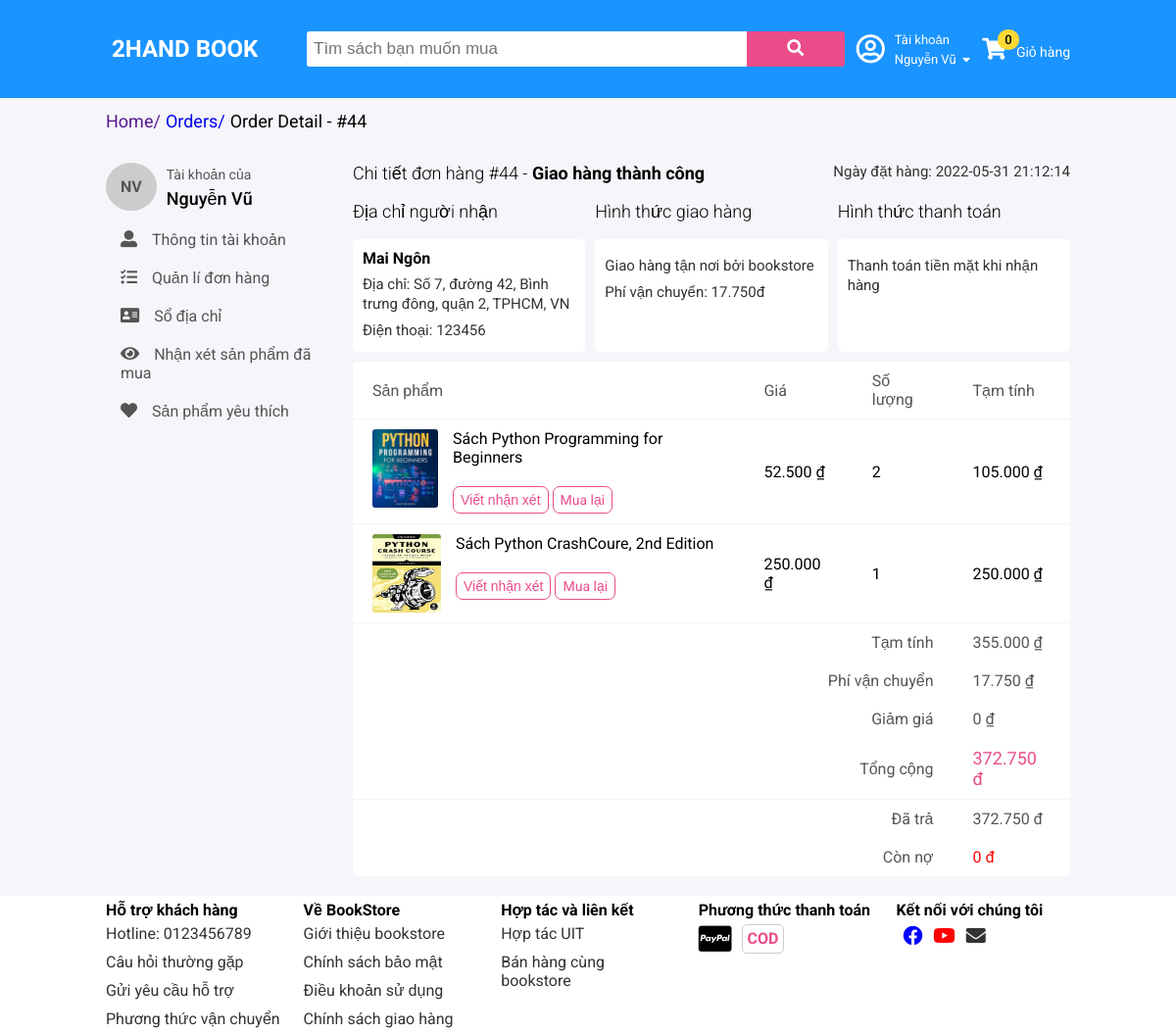
The page /account/order/44 (signed in) on the database its author committed.
### tables this page shows
CREATE TABLE `book_order` (
  `order_id` int(11) NOT NULL,
  `customer_id` int(11) NOT NULL,
  `line1` varchar(128) DEFAULT NULL,
  `line2` varchar(128) DEFAULT NULL,
  `first_name` varchar(45) DEFAULT NULL,
  `last_name` varchar(45) DEFAULT NULL,
  `phone` varchar(45) DEFAULT NULL,
  `city` varchar(45) DEFAULT NULL,
  `country` varchar(45) DEFAULT NULL,
  `paid` float DEFAULT 0,
  `debt` float DEFAULT 0,
  `payment_date` date DEFAULT NULL,
  `zipcode` varchar(10) DEFAULT NULL,
  `payment_method` varchar(20) DEFAULT NULL,
  `total` float DEFAULT NULL,
  `status` varchar(25) DEFAULT NULL,
  `shipping_fee` float DEFAULT NULL,
  `discount` float DEFAULT NULL,
  `subtotal` float DEFAULT NULL,
  `order_date` datetime DEFAULT current_timestamp()
);

CREATE TABLE `customer` (
  `customer_id` int(11) NOT NULL,
  `email` varchar(45) DEFAULT NULL,
  `first_name` varchar(45) DEFAULT NULL,
  `last_name` varchar(45) DEFAULT NULL,
  `password` varchar(100) DEFAULT NULL,
  `birthday` date DEFAULT NULL,
  `loan` float DEFAULT NULL,
  `gender` varchar(10) DEFAULT NULL,
  `phone` varchar(45) DEFAULT NULL,
  `nickname` varchar(50) DEFAULT NULL,
  `register_date` datetime DEFAULT current_timestamp()
);

CREATE TABLE `order_detail` (
  `order_id` int(11) NOT NULL,
  `book_id` int(11) NOT NULL,
  `quantity` int(11) DEFAULT NULL,
  `subtotal` float DEFAULT NULL
);

CREATE TABLE `book` (
  `book_id` int(11) NOT NULL,
  `category_id` int(11) NOT NULL,
  `description` text DEFAULT NULL,
  `main_image` varchar(255) DEFAULT NULL,
  `price` float DEFAULT NULL,
  `title` varchar(50) NOT NULL,
  `author` varchar(50) DEFAULT NULL,
  `create_date` datetime DEFAULT current_timestamp(),
  `publish_date` date DEFAULT NULL,
  `publisher` varchar(45) DEFAULT NULL,
  `page` int(11) DEFAULT NULL,
  `height` float DEFAULT NULL,
  `width` float DEFAULT NULL,
  `inch` float DEFAULT NULL,
  `current_quantity` int(11) NOT NULL,
  `enable` tinyint(4) DEFAULT NULL
);

### controllers/BaseController.php (called while the page is built, shortened)
<?php
class BaseController {
    protected function view($path, array $data = []) {
        $path = self::BASE_FOLDER_VIEW . '/' . str_replace('.', '/', $path) . '.php';
        return include($path);
    }
}

### controllers/AccountController.php (called while the page is built, shortened)
<?php
class AccountController extends BaseController {
    private $orderModel;
    private $info;
    public function __construct() {
        $this->customerModel = new CustomerModel();
        $this->orderModel = new OrderModel();
        $this->info = $this->customerModel->getById($_SESSION['customer']['customer_id']);
    }
    public function orderDetail() {
        $orderId = $_GET['order-id'];
        $order = $this->orderModel->findById($orderId);
        $orderDetails = $this->orderModel->getAllOrderDetailByOrderId($orderId);
        return $this->view('frontend.accounts.order-detail', ['order' => $order, 'orderDetails' => $orderDetails, 'info' => $this->info]);
    }
}

### index.php (called while the page is built, shortened)
<?php
include './core/Database.php';
include './models/BaseModel.php';
include './controllers/BaseController.php';
$actionName = $_REQUEST['action'] ?? 'index';
$controllerObject = new $controllerName;
$controllerObject->$actionName();

### core/Database.php (called while the page is built, shortened)
<?php
class Database {
    public function connect() {
        $host = self::HOST;
        $username = self::USERNAME;
        $password = self::PASSWORD;
        $dbname = self::DB_NAME;
        try {
            $connect = new PDO("mysql:host=$host;dbname=$dbname", $username, $password);
            $connect->setAttribute(PDO::ATTR_ERRMODE, PDO::ERRMODE_EXCEPTION);
            $connect->setAttribute(PDO::ATTR_DEFAULT_FETCH_MODE, PDO::FETCH_ASSOC);
            return $connect;
        } catch (PDOException $e) {
            echo "Connection failed: " . $e->getMessage();
        }
    }
}

### models/BaseModel.php (called while the page is built, shortened)
<?php
class BaseModel extends Database {
    protected $db;
    public function __construct() {
        $this->db = $this->connect();
    }
    public function find($table, $id) {
        $sql = "select * from $table where ${table}_id = :id limit 1";
        $stmt = $this->db->prepare($sql);
        $stmt->execute(['id' => $id]);
        return $stmt->fetch();
    }
}

### models/OrderModel.php (called while the page is built, shortened)
<?php
class OrderModel extends BaseModel {
    public function findById($orderId) {
        $sql = "select * from book_order where order_id = :order_id limit 1";
        $stmt = $this->db->prepare($sql);
        $stmt->execute(['order_id' => $orderId]);
        return $stmt->fetch();
    }
    public function getAllOrderDetailByOrderId($orderId) {
        $sql = "select * from order_detail o join book b on o.book_id = b.book_id where order_id = :order_id";
        $stmt = $this->db->prepare($sql);
        $stmt->execute(['order_id' => $orderId]);
        $orderDetails = [];
        while ($row = $stmt->fetch()) {
            $orderDetails[] = $row;
        }
        return $orderDetails;
    }
}

### models/CustomerModel.php (called while the page is built, shortened)
<?php
class CustomerModel extends BaseModel {
    public function getById($customerId) {
        return $this->find(self::TABLE, $customerId);
    }
}

### views/frontend/accounts/order-detail.php (the view, shortened to what this page needs)
<div class="grid wide">
    <div class="row">
        <div class="col l-12">
            <div class="breadcrumb">
                <ul>
                    <li class="breadcrumb-item"><a href="">Home/</a></li>
                    <li class="breadcrumb-item"><a href="account/order">Orders/</a></li>
                    <li class="breadcrumb-item">Order Detail - #<?php echo $order['order_id'] ?></li>
                </ul>
            </div>
        </div>
    </div>
    <div class="row account-container">
        <div class="col l-3">
            <?php $this->view('frontend.accounts.sidebar', ['info' => $info]) ?>
        </div>
        <div class="col l-9">
            <div class="order-detail">
                <div class="detail-head">
                    <p class="detail-title">Chi tiết đơn hàng #<?php echo $order['order_id'] ?> - <strong class="detail-status"><?php echo $order['status'] ?></strong></p>
                    <span class="order-date">Ngày đặt hàng: <?php echo $order['order_date'] ?></span>
                </div>
                <div class="detail-info">
                    <div class="row sm-gutter">
                        <div class="col l-4">
                            <p class="detail-title">Địa chỉ người nhận</p>
                            <div class="detail-group">
                                <h4><?php echo ucfirst($order['first_name']) . ' ' . ucfirst($order['last_name']) ?></h4>
                                <p>Địa chỉ: <?php echo $order['line1'] . ', ' . $order['line2'] . ', ' . $order['city'] . ', ' . $order['country'] ?></p>
                                <p>Điện thoại: <?php echo $order['phone'] ?></p>
                            </div>
                        </div>
                        <div class="col l-4">
                            <p class="detail-title">Hình thức giao hàng</p>
                            <div class="detail-group">
                                <p>Giao hàng tận nơi bởi bookstore</p>
                                <p>Phí vận chuyển: <?php echo number_format($order['shipping_fee'], 0, '.', '.') ?>đ</p>
                            </div>
                        </div>
                        <div class="col l-4">
                            <p class="detail-title">Hình thức thanh toán</p>
                            <div class="detail-group">
                                <?php
                                if ($order['payment_method'] == 'COD') {
                                    echo '<p>Thanh toán tiền mặt khi nhận hàng</p>';
                                } else {
                                    echo '<p>Đã thanh toán qua ví điện tử Paypal</p>';
                                }
                                ?>
                            </div>
                        </div>
                    </div>
                </div>
                <div class="detail-body">
                    <table class="order-table">
                        <thead>
                            <tr>
                                <th>Sản phẩm</th>
                                <th>Giá</th>
                                <th>Số lượng</th>
                                <th>Tạm tính</th>
                            </tr>
                        </thead>
                        <tbody>
                            <?php foreach ($orderDetails as $orderDetail) : ?>
                                <tr>
                                    <td class="detail-img"><img src="./public/admin/uploads/<?php echo explode(',', $orderDetail['main_image'])[0] ?>" alt="">
                                        <div class="detail-action">
                                            <p>Sách <?php echo $orderDetail['title'] ?></p>
                                            <?php if ($order['status'] == 'Giao hàng thành công') : ?>
                                                <button class="btn-account-action btn-review" book-id="<?php echo $orderDetail['book_id'] ?>">Viết nhận xét</button>
                                                <a href="book/detail/<?php echo $orderDetail['book_id'] ?>" class="btn-account-action">Mua lại</a>
                                            <?php elseif ($order['status'] == 'Đã hủy') : ?>
                                                <a href="book/detail/<?php echo $orderDetail['book_id'] ?>" class="btn-account-action">Mua lại</a>
                                            <?php else : ?>
                                                <a href="book/detail/<?php echo $orderDetail['book_id'] ?>" class="btn-account-action">Xem lại sản phẩm</a>
                                            <?php endif ?>
                                        </div>
                                    </td>
                                    <td><?php echo number_format($orderDetail['price'], 0, '.', '.') ?> ₫</td>
                                    <td><?php echo $orderDetail['quantity'] ?></td>
                                    <td><?php echo number_format($orderDetail['subtotal'], 0, '.', '.') ?> ₫</td>
                                </tr>
                            <?php endforeach ?>
                            <tr class="order-fee">
                                <td colspan="3" class="order-fee-title">Tạm tính</td>
                                <td><?php echo number_format($order['subtotal'], 0, '.', '.') ?> ₫</td>
                            </tr>
                            <tr class="order-fee">
                                <td colspan="3" class="order-fee-title">Phí vận chuyển</td>
                                <td><?php echo number_format($order['shipping_fee'], 0, '.', '.') ?> ₫</td>
                            </tr>
                            <tr class="order-fee">
                                <td colspan="3" class="order-fee-title">Giảm giá</td>
                                <td><?php echo number_format($order['discount'], 0, '.', '.') ?> ₫</td>
                            </tr>
                            <tr class="order-fee">
                                <td colspan="3" class="order-fee-title">Tổng cộng</td>
                                <td class="order-fee-total"><?php echo number_format($order['total'], 0, '.', '.') ?> đ</td>
                            </tr>
                            <?php if ($order['paid'] > 0) : ?>
                                <tr class="order-fee" style="border-top: 1px solid #f5f5f5;">
                                    <td colspan="3" class="order-fee-title">Đã trả</td>
                                    <td><?php echo number_format($order['paid'], 0, '.', '.') ?> đ</td>
                                </tr>
                                <tr class="order-fee">
                                    <td colspan="3" class="order-fee-title">Còn nợ</td>
                                    <td style="color:red;"><?php echo number_format($order['debt'], 0, '.', '.') ?> đ</td>
                                </tr>
                            <?php endif ?>
                        </tbody>
                    </table>
                </div>
            </div>
        </div>
    </div>
</div>

### views/frontend/accounts/sidebar.php (shortened to what this page needs)
<div class="account-wrap">
    <div class="account-avatar customer-image">
        <?php echo substr($info['first_name'], 0, 1) . '' . substr($info['last_name'], 0, 1) ?>
    </div>
    <div class="account-info">
        <span>Tài khoản của</span>
        <p><?php echo ucfirst($info['first_name']) . ' ' . ucfirst($info['last_name']) ?></p>
    </div>
</div>
<ul class="account-list">
    <li class="account-item"><a href="account/info"><i class="account-icon fas fa-user-alt"></i>Thông tin tài khoản</a></li>
    <li class="account-item"><a href="account/order"><i class="account-icon fas fa-tasks"></i>Quản lí đơn hàng</a></li>
    <li class="account-item"><a href="account/address"><i class="account-icon fas fa-address-card"></i></i>Sổ địa chỉ</a></li>
    <li class="account-item"><a href="account/comment"><i class="account-icon fas fa-eye"></i>Nhận xét sản phẩm đã mua</a></li>
    <li class="account-item"><a href="account/favourite"><i class="account-icon fas fa-heart"></i>Sản phẩm yêu thích</a></li>
</ul>

### public/frontend/css/grid.css (style rules this page uses)
.grid { width: 100%; display: block; padding: 0; }
.grid.wide { max-width: 1200px; margin: 0 auto; }
.row { display: flex; flex-wrap: wrap; margin-left: -4px; margin-right: -4px; }
.col { padding-left: 4px; padding-right: 4px; }
@media (min-width: 740px) { .row { margin-left: -8px; margin-right: -8px; } }
@media (min-width: 740px) { .col { padding-left: 8px; padding-right: 8px; } }
@media (min-width: 1113px) { .row { margin-left: -12px; margin-right: -12px; } }
@media (min-width: 1113px) { .row.sm-gutter { margin-left: -5px; margin-right: -5px; } }
@media (min-width: 1113px) { .col { padding-left: 12px; padding-right: 12px; } }
@media (min-width: 1113px) { .row.sm-gutter .col { padding-left: 5px; padding-right: 5px; } }
@media (min-width: 1113px) { .l-1, .l-2, .l-2-4, .l-3, .l-4, .l-5, .l-6, .l-7, .l-8, .l-9, .l-10, .l-11, .l-12 { display: block; } }
@media (min-width: 1113px) { .l-3 { flex: 0 0 25%; max-width: 25%; } }
@media (min-width: 1113px) { .l-4 { flex: 0 0 33.33333%; max-width: 33.33333%; } }
@media (min-width: 1113px) { .l-9 { flex: 0 0 75%; max-width: 75%; } }
@media (min-width: 1113px) { .l-12 { flex: 0 0 100%; max-width: 100%; } }
@media (min-width: 1024px) and (max-width: 1239px) { .wide { width: 984px; } }
@media (min-width: 1024px) and (max-width: 1239px) { .wide .row { margin-left: -12px; margin-right: -12px; } }
@media (min-width: 1024px) and (max-width: 1239px) { .wide .row.sm-gutter { margin-left: -5px; margin-right: -5px; } }
@media (min-width: 1024px) and (max-width: 1239px) { .wide .col { padding-left: 12px; padding-right: 12px; } }
@media (min-width: 1024px) and (max-width: 1239px) { .wide .row.sm-gutter .col { padding-left: 5px; padding-right: 5px; } }
@media (min-width: 1024px) and (max-width: 1239px) { .wide .l-1, .wide .l-2, .wide .l-2-4, .wide .l-3, .wide .l-4, .wide .l-5, .wide .l-6, .wide .l-7, .wide .l-8, .wide .l-9, .wide .l-10, .wide .l-11, .wide .l-12 { display: block; } }
@media (min-width: 1024px) and (max-width: 1239px) { .wide .l-3 { flex: 0 0 25%; max-width: 25%; } }
@media (min-width: 1024px) and (max-width: 1239px) { .wide .l-4 { flex: 0 0 33.33333%; max-width: 33.33333%; } }
@media (min-width: 1024px) and (max-width: 1239px) { .wide .l-9 { flex: 0 0 75%; max-width: 75%; } }
@media (min-width: 1024px) and (max-width: 1239px) { .wide .l-12 { flex: 0 0 100%; max-width: 100%; } }

### public/frontend/css/base.css (style rules this page uses)
:root { --text-color: #333; --white-color: #fff; --main-color: #ea4c89; --button-color: #ff434e; --star-color: #ffd52e; --success-color: #00ab56; }
* { padding: 0; margin: 0; box-sizing: inherit; }
html { font-family: "Roboto", sans-serif; box-sizing: border-box; }

### rows shown on the page
book_order: order_id "44", status "Giao hàng thành công", order_date "2022-05-31 21:12:14", first_name "Mai", last_name "Ngôn", line1 "Số 7, đường 42", line2 "Bình trưng đông, quận 2", city "TPHCM", country "VN", phone "123456", shipping_fee "17.750", subtotal "355.000", discount "0", total "372.750", paid "372.750", debt "0"
customer: first_name "N", last_name "V", first_name "Nguyễn", last_name "Vũ"
order_detail: shows a picture, book.title "Python Programming for Beginners", book.price "52.500", quantity "2", subtotal "105.000"
order_detail: book.main_image (picture), book.title "Python CrashCoure, 2nd Edition", book.price "250.000", quantity "1", subtotal "250.000"

### other values the page prints
$firstName "Nguyễn"
$lastName "Vũ"
